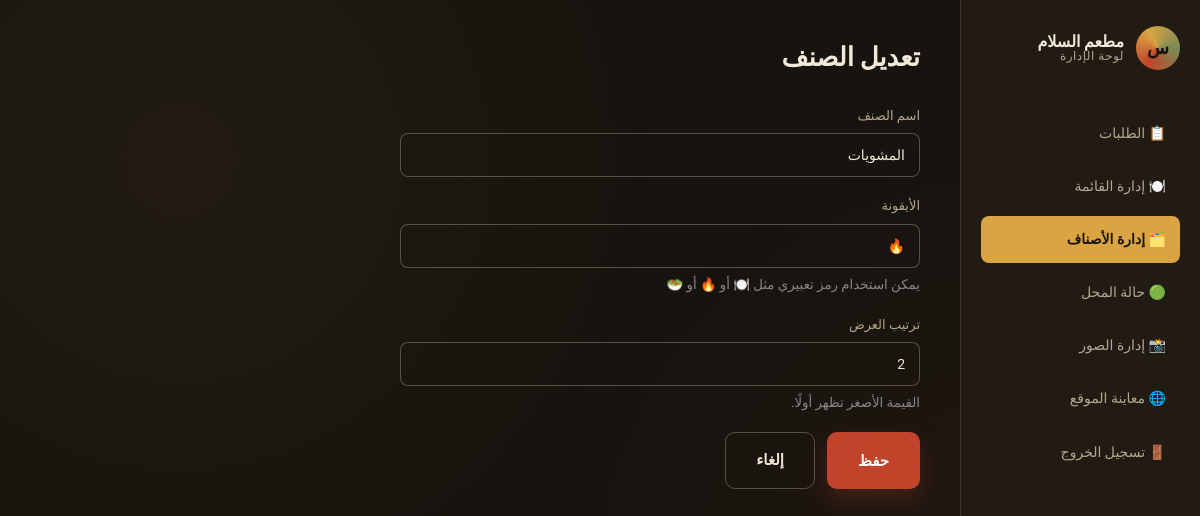
The page /admin/category_form.php?id=2 (signed in) on the database its author committed.
### tables this page shows
CREATE TABLE IF NOT EXISTS categories (
    id INT AUTO_INCREMENT PRIMARY KEY,
    name_ar VARCHAR(100) NOT NULL,
    icon VARCHAR(10) DEFAULT '🍽️',
    sort_order INT DEFAULT 0,
    created_at TIMESTAMP DEFAULT CURRENT_TIMESTAMP
);

### includes/functions.php (called while the page is built, shortened)
<?php
function h($str) {
    return htmlspecialchars($str ?? '', ENT_QUOTES, 'UTF-8');
}

### admin/category_form.php (the view, shortened to what this page needs)
<?php
require_once '../config.php';
require_once '../includes/functions.php';
$id = (int)($_GET['id'] ?? 0);
$item = ['name_ar' => '', 'icon' => '🍽️', 'sort_order' => 0];
$editing = false;
if ($id) {
    $stmt = $conn->prepare("SELECT * FROM categories WHERE id = ?");
    $stmt->bind_param('i', $id);
    $stmt->execute();
    $found = $stmt->get_result()->fetch_assoc();
    if ($found) {
        $item = $found;
        $editing = true;
    }
}
require 'includes/header.php';
?>
<h1 style="font-size:26px; margin-bottom:26px;"><?= $editing ? 'تعديل الصنف' : 'إضافة صنف جديد' ?></h1>
<form method="post" style="max-width:520px;">
  <div class="form-group">
    <label>اسم الصنف</label>
    <input type="text" name="name_ar" value="<?= h($item['name_ar']) ?>" required>
  </div>
  <div class="form-group">
    <label>الأيقونة</label>
    <input type="text" name="icon" value="<?= h($item['icon']) ?>" required>
    <small style="display:block; margin-top:6px; color:#888;">يمكن استخدام رمز تعبيري مثل 🍽️ أو 🔥 أو 🥗</small>
  </div>
  <div class="form-group">
    <label>ترتيب العرض</label>
    <input type="number" name="sort_order" value="<?= (int)$item['sort_order'] ?>">
    <small style="display:block; margin-top:6px; color:#888;">القيمة الأصغر تظهر أولًا.</small>
  </div>
  <div style="display:flex; gap:12px;">
    <button type="submit" class="btn btn-primary">حفظ</button>
    <a href="categories.php" class="btn btn-outline">إلغاء</a>
  </div>
</form>
<?php require 'includes/footer.php';

### assets/css/style.css (style rules this page uses)
:root { --bg: #17140F; --bg-elevated: #211B14; --bg-elevated-2: #2A2318; --cream: #F2E9D8; --muted: #B3A78E; --gold: #D9A441; --gold-dim: #A8801F; --paprika: #C1442B; --paprika-dim: #8F2F1D; --olive: #7C8A55; --line: rgba(242,233,216,0.14); --line-strong: rgba(242,233,216,0.28); --radius: 14px; --shadow: 0 18px 40px rgba(0,0,0,0.35); --font-display: 'Cairo', sans-serif; --font-body: 'Tajawal', sans-serif; --font-mono: 'IBM Plex Mono', monospace; }
* { box-sizing: border-box; }
html { scroll-behavior: smooth; }
body { margin:0; background: var(--bg); color: var(--cream); font-family: var(--font-body); line-height: 1.65; direction: rtl; overflow-x: hidden; }
body::before { content:""; position: fixed; inset:0; background-image: radial-gradient(circle at 15% 20%, rgba(217,164,65,0.06), transparent 40%), radial-gradient(circle at 85% 75%, rgba(193,68,43,0.06), transparent 40%); pointer-events: none; z-index: 0; }
h1,h2,h3,h4 { font-family: var(--font-display); margin:0; color: var(--cream); }
a { color: inherit; text-decoration: none; }
button { font-family: inherit; cursor:pointer; }
input,textarea,select { font-family: inherit; }
.btn { display: inline-flex; align-items: center; gap: 10px; padding: 15px 30px; border-radius: 10px; font-weight: 700; font-size: 15px; border: 1px solid transparent; transition: transform .18s, box-shadow .18s, background-color .18s, border-color .18s; }
.btn-primary { background: var(--paprika); color: #fff; box-shadow: 0 10px 24px rgba(193, 68, 43, 0.25); }
.btn-outline { background: transparent; border-color: var(--line-strong); color: var(--cream); }
.form-group { margin-bottom: 18px; }
.form-group label { display: block; font-size: 13px; color: var(--muted); margin-bottom: 7px; }
.form-group input, .form-group textarea { width: 100%; background: var(--bg); border: 1px solid var(--line-strong); color: var(--cream); padding: 13px 14px; border-radius: 8px; font-size: 14px; transition: border-color .2s, box-shadow .2s; }

### rows shown on the page
categories: name_ar "المشويات", icon "🔥", sort_order "2"
